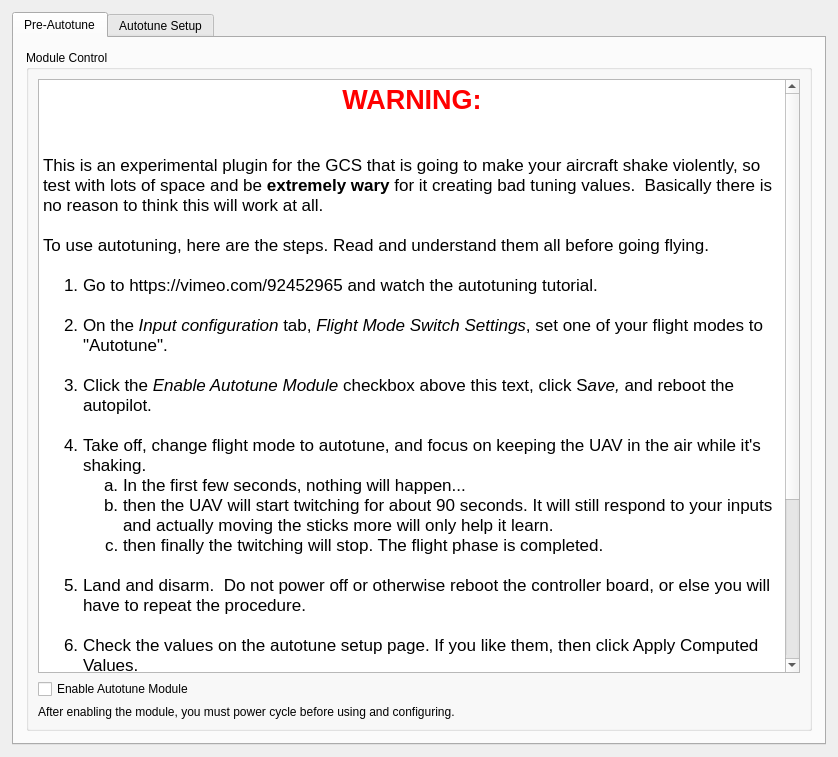
<?xml version="1.0" encoding="UTF-8"?>
<ui version="4.0">
 <class>AutotuneWidget</class>
 <widget class="QWidget" name="AutotuneWidget">
  <property name="geometry">
   <rect>
    <x>0</x>
    <y>0</y>
    <width>838</width>
    <height>757</height>
   </rect>
  </property>
  <property name="sizePolicy">
   <sizepolicy hsizetype="Expanding" vsizetype="Expanding">
    <horstretch>0</horstretch>
    <verstretch>0</verstretch>
   </sizepolicy>
  </property>
  <property name="maximumSize">
   <size>
    <width>840</width>
    <height>16777215</height>
   </size>
  </property>
  <property name="windowTitle">
   <string>Form</string>
  </property>
  <layout class="QVBoxLayout" name="verticalLayout_2">
   <property name="leftMargin">
    <number>12</number>
   </property>
   <property name="topMargin">
    <number>12</number>
   </property>
   <property name="rightMargin">
    <number>12</number>
   </property>
   <property name="bottomMargin">
    <number>12</number>
   </property>
   <item>
    <widget class="QTabWidget" name="Autotune_tabs">
     <property name="currentIndex">
      <number>0</number>
     </property>
     <widget class="QWidget" name="Preautotune_tab">
      <attribute name="title">
       <string>Pre-Autotune</string>
      </attribute>
      <layout class="QGridLayout" name="gridLayout_5">
       <property name="leftMargin">
        <number>12</number>
       </property>
       <property name="topMargin">
        <number>12</number>
       </property>
       <property name="rightMargin">
        <number>12</number>
       </property>
       <property name="bottomMargin">
        <number>12</number>
       </property>
       <item row="2" column="0" colspan="3">
        <widget class="QGroupBox" name="groupBox_5">
         <property name="title">
          <string>Module Control</string>
         </property>
         <layout class="QVBoxLayout" name="verticalLayout_4">
          <item>
           <widget class="QTextEdit" name="textEdit">
            <property name="frameShape">
             <enum>QFrame::StyledPanel</enum>
            </property>
            <property name="frameShadow">
             <enum>QFrame::Sunken</enum>
            </property>
            <property name="html">
             <string>&lt;!DOCTYPE HTML PUBLIC &quot;-//W3C//DTD HTML 4.0//EN&quot; &quot;http://www.w3.org/TR/REC-html40/strict.dtd&quot;&gt;
&lt;html&gt;&lt;head&gt;&lt;meta name=&quot;qrichtext&quot; content=&quot;1&quot; /&gt;&lt;style type=&quot;text/css&quot;&gt;
p, li { white-space: pre-wrap; }
&lt;/style&gt;&lt;/head&gt;&lt;body style=&quot; font-family:'.Lucida Grande UI'; font-size:13pt; font-weight:400; font-style:normal;&quot;&gt;
&lt;p align=&quot;center&quot; style=&quot; margin-top:0px; margin-bottom:0px; margin-left:0px; margin-right:0px; -qt-block-indent:0; text-indent:0px;&quot;&gt;&lt;span style=&quot; font-family:'Lucida Grande'; font-size:20pt; font-weight:600; color:#ff0000;&quot;&gt;WARNING:&lt;/span&gt;&lt;/p&gt;
&lt;p style=&quot;-qt-paragraph-type:empty; margin-top:0px; margin-bottom:0px; margin-left:0px; margin-right:0px; -qt-block-indent:0; text-indent:0px; font-family:'Lucida Grande';&quot;&gt;&lt;br /&gt;&lt;/p&gt;
&lt;p style=&quot;-qt-paragraph-type:empty; margin-top:0px; margin-bottom:0px; margin-left:0px; margin-right:0px; -qt-block-indent:0; text-indent:0px; font-family:'Lucida Grande';&quot;&gt;&lt;br /&gt;&lt;/p&gt;
&lt;p style=&quot; margin-top:0px; margin-bottom:0px; margin-left:0px; margin-right:0px; -qt-block-indent:0; text-indent:0px;&quot;&gt;&lt;span style=&quot; font-family:'Lucida Grande';&quot;&gt;This is an experimental plugin for the GCS that is going to make your aircraft shake violently, so test with lots of space and be &lt;/span&gt;&lt;span style=&quot; font-family:'Lucida Grande'; font-weight:600;&quot;&gt;extremely wary&lt;/span&gt;&lt;span style=&quot; font-family:'Lucida Grande';&quot;&gt; for it creating bad tuning values.  Basically there is no reason to think this will work at all.&lt;br /&gt;&lt;br /&gt;To use autotuning, here are the steps. Read and understand them all before going flying.&lt;br /&gt;&lt;/span&gt;&lt;/p&gt;
&lt;ol style=&quot;margin-top: 0px; margin-bottom: 0px; margin-left: 0px; margin-right: 0px; -qt-list-indent: 1;&quot;&gt;&lt;li style=&quot; font-family:'Lucida Grande';&quot; style=&quot; margin-top:0px; margin-bottom:0px; margin-left:0px; margin-right:0px; -qt-block-indent:0; text-indent:0px;&quot;&gt;Go to https://vimeo.com/92452965 and watch the autotuning tutorial.&lt;/li&gt;
&lt;p style=&quot;-qt-paragraph-type:empty; margin-top:0px; margin-bottom:0px; margin-left:0px; margin-right:0px; -qt-block-indent:1; text-indent:0px; font-family:'Lucida Grande';&quot;&gt;&lt;br /&gt;&lt;/p&gt;
&lt;li style=&quot; font-family:'Lucida Grande';&quot; style=&quot; margin-top:0px; margin-bottom:0px; margin-left:0px; margin-right:0px; -qt-block-indent:0; text-indent:0px;&quot;&gt;On the &lt;span style=&quot; font-style:italic;&quot;&gt;Input configuration&lt;/span&gt; tab, &lt;span style=&quot; font-style:italic;&quot;&gt;Flight Mode Switch Settings&lt;/span&gt;, set one of your flight modes to &amp;quot;Autotune&amp;quot;.&lt;/li&gt;
&lt;p style=&quot;-qt-paragraph-type:empty; margin-top:0px; margin-bottom:0px; margin-left:0px; margin-right:0px; -qt-block-indent:1; text-indent:0px; font-family:'Lucida Grande';&quot;&gt;&lt;br /&gt;&lt;/p&gt;
&lt;li style=&quot; font-family:'Lucida Grande';&quot; style=&quot; margin-top:0px; margin-bottom:0px; margin-left:0px; margin-right:0px; -qt-block-indent:0; text-indent:0px;&quot;&gt;Click the &lt;span style=&quot; font-style:italic;&quot;&gt;Enable Autotune Module&lt;/span&gt; checkbox above this text, click S&lt;span style=&quot; font-style:italic;&quot;&gt;ave,&lt;/span&gt; and reboot the autopilot.&lt;br /&gt;&lt;/li&gt;
&lt;li style=&quot; font-family:'Lucida Grande';&quot; style=&quot; margin-top:0px; margin-bottom:0px; margin-left:0px; margin-right:0px; -qt-block-indent:0; text-indent:0px;&quot;&gt;Take off, change flight mode to autotune, and focus on keeping the UAV in the air while it's shaking.&lt;/li&gt;
&lt;ol type=&quot;a&quot; style=&quot;margin-top: 0px; margin-bottom: 0px; margin-left: 0px; margin-right: 0px; -qt-list-indent: 2;&quot;&gt;&lt;li style=&quot; font-family:'Lucida Grande';&quot; style=&quot; margin-top:0px; margin-bottom:0px; margin-left:0px; margin-right:0px; -qt-block-indent:0; text-indent:0px;&quot;&gt;In the first few seconds, nothing will happen...&lt;/li&gt;
&lt;li style=&quot; font-family:'Lucida Grande';&quot; style=&quot; margin-top:0px; margin-bottom:0px; margin-left:0px; margin-right:0px; -qt-block-indent:0; text-indent:0px;&quot;&gt;then the UAV will start twitching for about 90 seconds. It will still respond to your inputs and actually moving the sticks more will only help it learn.&lt;/li&gt;
&lt;li style=&quot; font-family:'Lucida Grande';&quot; style=&quot; margin-top:0px; margin-bottom:0px; margin-left:0px; margin-right:0px; -qt-block-indent:0; text-indent:0px;&quot;&gt;then finally the twitching will stop. The flight phase is completed.&lt;/li&gt;&lt;/ol&gt;
&lt;p style=&quot;-qt-paragraph-type:empty; margin-top:0px; margin-bottom:0px; margin-left:0px; margin-right:0px; -qt-block-indent:1; text-indent:0px; font-family:'Lucida Grande';&quot;&gt;&lt;br /&gt;&lt;/p&gt;
&lt;li style=&quot; font-family:'Lucida Grande';&quot; style=&quot; margin-top:0px; margin-bottom:0px; margin-left:0px; margin-right:0px; -qt-block-indent:0; text-indent:0px;&quot;&gt;Land and disarm.  Do not power off or otherwise reboot the controller board, or else you will have to repeat the procedure.&lt;br /&gt;&lt;/li&gt;
&lt;li style=&quot; font-family:'Lucida Grande';&quot; style=&quot; margin-top:0px; margin-bottom:0px; margin-left:0px; margin-right:0px; -qt-block-indent:0; text-indent:0px;&quot;&gt;Check the values on the autotune setup page. If you like them, then click Apply Computed Values.&lt;br /&gt;&lt;/li&gt;
&lt;li style=&quot; font-family:'Lucida Grande';&quot; style=&quot; margin-top:0px; margin-bottom:0px; margin-left:0px; margin-right:0px; -qt-block-indent:0; text-indent:0px;&quot;&gt;On the &lt;span style=&quot; font-style:italic;&quot;&gt;Stabilization&lt;/span&gt; configuration screen, check your settings before trying them out (i.e., compare to what you currently use. If they are vastly different, this is probably a good indication bad things will happen).&lt;br /&gt;&lt;/li&gt;
&lt;li style=&quot; font-family:'Lucida Grande';&quot; style=&quot; margin-top:0px; margin-bottom:12px; margin-left:0px; margin-right:0px; -qt-block-indent:0; text-indent:0px;&quot;&gt;Test fly the new settings. Remember to leave autotune flight mode before taking off.&lt;/li&gt;
&lt;li style=&quot; font-family:'Lucida Grande';&quot; style=&quot; margin-top:0px; margin-bottom:12px; margin-left:0px; margin-right:0px; -qt-block-indent:0; text-indent:0px;&quot;&gt;Once you are happy with the vehicle's tuning, click &lt;span style=&quot; font-style:italic;&quot;&gt;Save&lt;/span&gt;. You may now power down the controller board.&lt;/li&gt;&lt;/ol&gt;
&lt;p style=&quot; margin-top:0px; margin-bottom:12px; margin-left:0px; margin-right:0px; -qt-block-indent:0; text-indent:0px;&quot;&gt;&lt;span style=&quot; font-family:'Lucida Grande';&quot;&gt;Once you have understood the above steps, begin the procedure. Advanced users can proceed to the &lt;/span&gt;&lt;span style=&quot; font-family:'Lucida Grande'; font-style:italic;&quot;&gt;Autotune Setup&lt;/span&gt;&lt;span style=&quot; font-family:'Lucida Grande';&quot;&gt; tab for more options.&lt;/span&gt;&lt;/p&gt;&lt;/body&gt;&lt;/html&gt;</string>
            </property>
           </widget>
          </item>
          <item>
           <widget class="QCheckBox" name="enableAutoTune">
            <property name="text">
             <string>Enable Autotune Module</string>
            </property>
            <property name="checkable">
             <bool>true</bool>
            </property>
           </widget>
          </item>
          <item>
           <widget class="QLabel" name="label_13">
            <property name="text">
             <string>After enabling the module, you must power cycle before using and configuring.</string>
            </property>
           </widget>
          </item>
         </layout>
        </widget>
       </item>
      </layout>
     </widget>
     <widget class="QWidget" name="autotune_tab">
      <attribute name="title">
       <string>Autotune Setup</string>
      </attribute>
      <layout class="QVBoxLayout" name="verticalLayout_3">
       <property name="leftMargin">
        <number>0</number>
       </property>
       <property name="topMargin">
        <number>0</number>
       </property>
       <property name="rightMargin">
        <number>0</number>
       </property>
       <property name="bottomMargin">
        <number>0</number>
       </property>
       <item>
        <widget class="QScrollArea" name="scrollArea">
         <property name="palette">
          <palette>
           <active>
            <colorrole role="Base">
             <brush brushstyle="SolidPattern">
              <color alpha="255">
               <red>255</red>
               <green>255</green>
               <blue>255</blue>
              </color>
             </brush>
            </colorrole>
            <colorrole role="Window">
             <brush brushstyle="SolidPattern">
              <color alpha="0">
               <red>232</red>
               <green>232</green>
               <blue>232</blue>
              </color>
             </brush>
            </colorrole>
           </active>
           <inactive>
            <colorrole role="Base">
             <brush brushstyle="SolidPattern">
              <color alpha="255">
               <red>255</red>
               <green>255</green>
               <blue>255</blue>
              </color>
             </brush>
            </colorrole>
            <colorrole role="Window">
             <brush brushstyle="SolidPattern">
              <color alpha="0">
               <red>232</red>
               <green>232</green>
               <blue>232</blue>
              </color>
             </brush>
            </colorrole>
           </inactive>
           <disabled>
            <colorrole role="Base">
             <brush brushstyle="SolidPattern">
              <color alpha="0">
               <red>232</red>
               <green>232</green>
               <blue>232</blue>
              </color>
             </brush>
            </colorrole>
            <colorrole role="Window">
             <brush brushstyle="SolidPattern">
              <color alpha="0">
               <red>232</red>
               <green>232</green>
               <blue>232</blue>
              </color>
             </brush>
            </colorrole>
           </disabled>
          </palette>
         </property>
         <property name="frameShape">
          <enum>QFrame::NoFrame</enum>
         </property>
         <property name="frameShadow">
          <enum>QFrame::Plain</enum>
         </property>
         <property name="widgetResizable">
          <bool>true</bool>
         </property>
         <widget class="QWidget" name="scrollAreaWidgetContents">
          <property name="geometry">
           <rect>
            <x>0</x>
            <y>0</y>
            <width>808</width>
            <height>746</height>
           </rect>
          </property>
          <property name="sizePolicy">
           <sizepolicy hsizetype="Expanding" vsizetype="Expanding">
            <horstretch>0</horstretch>
            <verstretch>0</verstretch>
           </sizepolicy>
          </property>
          <property name="autoFillBackground">
           <bool>true</bool>
          </property>
          <layout class="QVBoxLayout" name="verticalLayout">
           <property name="spacing">
            <number>12</number>
           </property>
           <property name="leftMargin">
            <number>12</number>
           </property>
           <property name="topMargin">
            <number>12</number>
           </property>
           <property name="rightMargin">
            <number>12</number>
           </property>
           <property name="bottomMargin">
            <number>12</number>
           </property>
           <item>
            <widget class="QGroupBox" name="groupBox">
             <property name="title">
              <string>Tuning Aggressiveness</string>
             </property>
             <layout class="QGridLayout" name="gridLayout_2">
              <item row="2" column="0">
               <widget class="QLabel" name="label_2">
                <property name="text">
                 <string>Natural frequency</string>
                </property>
               </widget>
              </item>
              <item row="0" column="0">
               <widget class="QLabel" name="label_11">
                <property name="text">
                 <string>Damping</string>
                </property>
               </widget>
              </item>
              <item row="1" column="0">
               <widget class="QLabel" name="label">
                <property name="text">
                 <string>Noise sensitivity</string>
                </property>
               </widget>
              </item>
              <item row="2" column="1">
               <widget class="QLabel" name="wn">
                <property name="text">
                 <string/>
                </property>
               </widget>
              </item>
              <item row="1" column="1">
               <widget class="QSlider" name="rateNoise">
                <property name="minimum">
                 <number>0</number>
                </property>
                <property name="maximum">
                 <number>30</number>
                </property>
                <property name="singleStep">
                 <number>1</number>
                </property>
                <property name="value">
                 <number>8</number>
                </property>
                <property name="orientation">
                 <enum>Qt::Horizontal</enum>
                </property>
               </widget>
              </item>
              <item row="0" column="1">
               <widget class="QSlider" name="rateDamp">
                <property name="minimum">
                 <number>50</number>
                </property>
                <property name="maximum">
                 <number>150</number>
                </property>
                <property name="value">
                 <number>130</number>
                </property>
                <property name="orientation">
                 <enum>Qt::Horizontal</enum>
                </property>
               </widget>
              </item>
              <item row="0" column="2">
               <widget class="QLabel" name="lblDamp">
                <property name="text">
                 <string>1.5</string>
                </property>
               </widget>
              </item>
              <item row="1" column="2">
               <widget class="QLabel" name="lblNoise">
                <property name="text">
                 <string>0.8</string>
                </property>
               </widget>
              </item>
             </layout>
            </widget>
           </item>
           <item>
            <widget class="QGroupBox" name="groupBox_3">
             <property name="title">
              <string>Measured Properties</string>
             </property>
             <layout class="QGridLayout" name="gridLayout">
              <item row="1" column="0">
               <widget class="QLabel" name="label_3">
                <property name="text">
                 <string>Roll</string>
                </property>
               </widget>
              </item>
              <item row="1" column="1">
               <widget class="QLabel" name="measuredRollPeriod">
                <property name="text">
                 <string>0</string>
                </property>
                <property name="alignment">
                 <set>Qt::AlignLeading|Qt::AlignLeft|Qt::AlignVCenter</set>
                </property>
                <property name="objrelation" stdset="0">
                 <stringlist>
                  <string>objname:RelayTuning</string>
                  <string>fieldname:Beta</string>
                  <string>element:Roll</string>
                 </stringlist>
                </property>
               </widget>
              </item>
              <item row="1" column="2">
               <widget class="QLabel" name="measuredRollGain">
                <property name="text">
                 <string>0</string>
                </property>
                <property name="alignment">
                 <set>Qt::AlignLeading|Qt::AlignLeft|Qt::AlignVCenter</set>
                </property>
                <property name="objrelation" stdset="0">
                 <stringlist>
                  <string>objname:RelayTuning</string>
                  <string>fieldname:Bias</string>
                  <string>element:Roll</string>
                 </stringlist>
                </property>
               </widget>
              </item>
              <item row="0" column="1">
               <widget class="QLabel" name="label_6">
                <property name="text">
                 <string>Gain</string>
                </property>
               </widget>
              </item>
              <item row="3" column="0">
               <widget class="QLabel" name="label_8">
                <property name="text">
                 <string>Pitch</string>
                </property>
               </widget>
              </item>
              <item row="3" column="1">
               <widget class="QLabel" name="measuredPitchPeriod">
                <property name="text">
                 <string>0</string>
                </property>
                <property name="alignment">
                 <set>Qt::AlignLeading|Qt::AlignLeft|Qt::AlignVCenter</set>
                </property>
                <property name="objrelation" stdset="0">
                 <stringlist>
                  <string>objname:RelayTuning</string>
                  <string>fieldname:Beta</string>
                  <string>element:Pitch</string>
                 </stringlist>
                </property>
               </widget>
              </item>
              <item row="3" column="2">
               <widget class="QLabel" name="measuredPitchGain">
                <property name="text">
                 <string>0</string>
                </property>
                <property name="alignment">
                 <set>Qt::AlignLeading|Qt::AlignLeft|Qt::AlignVCenter</set>
                </property>
                <property name="objrelation" stdset="0">
                 <stringlist>
                  <string>objname:RelayTuning</string>
                  <string>fieldname:Bias</string>
                  <string>element:Pitch</string>
                 </stringlist>
                </property>
               </widget>
              </item>
              <item row="1" column="3">
               <widget class="QLabel" name="rollTau">
                <property name="text">
                 <string>0</string>
                </property>
                <property name="alignment">
                 <set>Qt::AlignLeading|Qt::AlignLeft|Qt::AlignVCenter</set>
                </property>
               </widget>
              </item>
              <item row="0" column="2">
               <widget class="QLabel" name="label_7">
                <property name="text">
                 <string>Bias</string>
                </property>
               </widget>
              </item>
              <item row="3" column="3">
               <widget class="QLabel" name="pitchTau">
                <property name="text">
                 <string>0</string>
                </property>
                <property name="alignment">
                 <set>Qt::AlignLeading|Qt::AlignLeft|Qt::AlignVCenter</set>
                </property>
               </widget>
              </item>
              <item row="0" column="3">
               <widget class="QLabel" name="label_14">
                <property name="text">
                 <string>Tau (s)</string>
                </property>
               </widget>
              </item>
              <item row="0" column="4">
               <widget class="QLabel" name="label_16">
                <property name="text">
                 <string>Noise</string>
                </property>
               </widget>
              </item>
              <item row="1" column="4">
               <widget class="QLabel" name="measuredRollGain_2">
                <property name="text">
                 <string>0</string>
                </property>
                <property name="alignment">
                 <set>Qt::AlignLeading|Qt::AlignLeft|Qt::AlignVCenter</set>
                </property>
                <property name="objrelation" stdset="0">
                 <stringlist>
                  <string>objname:RelayTuning</string>
                  <string>fieldname:Noise</string>
                  <string>element:Roll</string>
                 </stringlist>
                </property>
               </widget>
              </item>
              <item row="3" column="4">
               <widget class="QLabel" name="measuredPitchGain_2">
                <property name="text">
                 <string>0</string>
                </property>
                <property name="alignment">
                 <set>Qt::AlignLeading|Qt::AlignLeft|Qt::AlignVCenter</set>
                </property>
                <property name="objrelation" stdset="0">
                 <stringlist>
                  <string>objname:RelayTuning</string>
                  <string>fieldname:Noise</string>
                  <string>element:Pitch</string>
                 </stringlist>
                </property>
               </widget>
              </item>
             </layout>
            </widget>
           </item>
           <item>
            <widget class="QLabel" name="label_17">
             <property name="text">
              <string>If either of your gain values are less than 6 or your noise is more than 1000, then it is possible the model learning is inaccurate and you should not proceed unless you know what you are doing.</string>
             </property>
             <property name="wordWrap">
              <bool>true</bool>
             </property>
            </widget>
           </item>
           <item>
            <spacer name="verticalSpacer_2">
             <property name="orientation">
              <enum>Qt::Vertical</enum>
             </property>
             <property name="sizeType">
              <enum>QSizePolicy::Fixed</enum>
             </property>
             <property name="sizeHint" stdset="0">
              <size>
               <width>20</width>
               <height>20</height>
              </size>
             </property>
            </spacer>
           </item>
           <item>
            <widget class="QGroupBox" name="groupBox_2">
             <property name="title">
              <string>Computed Values</string>
             </property>
             <layout class="QGridLayout" name="gridLayout_3">
              <item row="0" column="2">
               <widget class="QLabel" name="label_9">
                <property name="text">
                 <string>RateKi</string>
                </property>
               </widget>
              </item>
              <item row="5" column="0">
               <widget class="QLabel" name="label_18">
                <property name="text">
                 <string>Derivative cutoff</string>
                </property>
               </widget>
              </item>
              <item row="1" column="2">
               <widget class="QLabel" name="rollRateKi">
                <property name="text">
                 <string>0</string>
                </property>
               </widget>
              </item>
              <item row="2" column="1">
               <widget class="QLabel" name="pitchRateKp">
                <property name="text">
                 <string>0</string>
                </property>
               </widget>
              </item>
              <item row="3" column="0">
               <widget class="QLabel" name="label_19">
                <property name="text">
                 <string/>
                </property>
               </widget>
              </item>
              <item row="5" column="1">
               <widget class="QLabel" name="derivativeCutoff">
                <property name="text">
                 <string>0</string>
                </property>
               </widget>
              </item>
              <item row="1" column="0">
               <widget class="QLabel" name="label_4">
                <property name="text">
                 <string>Roll</string>
                </property>
               </widget>
              </item>
              <item row="2" column="3">
               <widget class="QLabel" name="pitchRateKd">
                <property name="text">
                 <string>0</string>
                </property>
               </widget>
              </item>
              <item row="2" column="2">
               <widget class="QLabel" name="pitchRateKi">
                <property name="text">
                 <string>0</string>
                </property>
               </widget>
              </item>
              <item row="0" column="3">
               <widget class="QLabel" name="label_10">
                <property name="text">
                 <string>RateKd</string>
                </property>
               </widget>
              </item>
              <item row="1" column="3">
               <widget class="QLabel" name="rollRateKd">
                <property name="text">
                 <string>0</string>
                </property>
               </widget>
              </item>
              <item row="2" column="0">
               <widget class="QLabel" name="label_12">
                <property name="text">
                 <string>Pitch</string>
                </property>
               </widget>
              </item>
              <item row="0" column="1">
               <widget class="QLabel" name="label_5">
                <property name="text">
                 <string>RateKp</string>
                </property>
               </widget>
              </item>
              <item row="1" column="1">
               <widget class="QLabel" name="rollRateKp">
                <property name="text">
                 <string>0</string>
                </property>
               </widget>
              </item>
              <item row="4" column="0">
               <widget class="QLabel" name="label_15">
                <property name="text">
                 <string>Outer Kp</string>
                </property>
               </widget>
              </item>
              <item row="4" column="1">
               <widget class="QLabel" name="lblOuterKp">
                <property name="text">
                 <string>0</string>
                </property>
               </widget>
              </item>
             </layout>
            </widget>
           </item>
           <item>
            <widget class="QGroupBox" name="groupBox_4">
             <property name="title">
              <string/>
             </property>
             <layout class="QHBoxLayout" name="horizontalLayout_2">
              <item>
               <layout class="QGridLayout" name="gridLayout_4">
                <item row="0" column="0" colspan="3">
                 <widget class="QLabel" name="label_22">
                  <property name="text">
                   <string>Decrease the damping slider to make your aircraft response more rapidly. Increase it for more stability. Increasing the noise sensitivity slider will make your aircraft respond more rapidly, but will cause twitches due to nose. Normally this should not need changing.</string>
                  </property>
                  <property name="wordWrap">
                   <bool>true</bool>
                  </property>
                 </widget>
                </item>
                <item row="1" column="1" colspan="2">
                 <widget class="QPushButton" name="useComputedValues">
                  <property name="styleSheet">
                   <string notr="true"/>
                  </property>
                  <property name="text">
                   <string>Apply Computed Values</string>
                  </property>
                 </widget>
                </item>
                <item row="1" column="0">
                 <spacer name="horizontalSpacer">
                  <property name="orientation">
                   <enum>Qt::Horizontal</enum>
                  </property>
                  <property name="sizeHint" stdset="0">
                   <size>
                    <width>40</width>
                    <height>20</height>
                   </size>
                  </property>
                 </spacer>
                </item>
               </layout>
              </item>
             </layout>
            </widget>
           </item>
           <item>
            <spacer name="verticalSpacer">
             <property name="orientation">
              <enum>Qt::Vertical</enum>
             </property>
             <property name="sizeHint" stdset="0">
              <size>
               <width>20</width>
               <height>77</height>
              </size>
             </property>
            </spacer>
           </item>
          </layout>
         </widget>
        </widget>
       </item>
      </layout>
     </widget>
    </widget>
   </item>
  </layout>
 </widget>
 <resources/>
 <connections/>
</ui>
